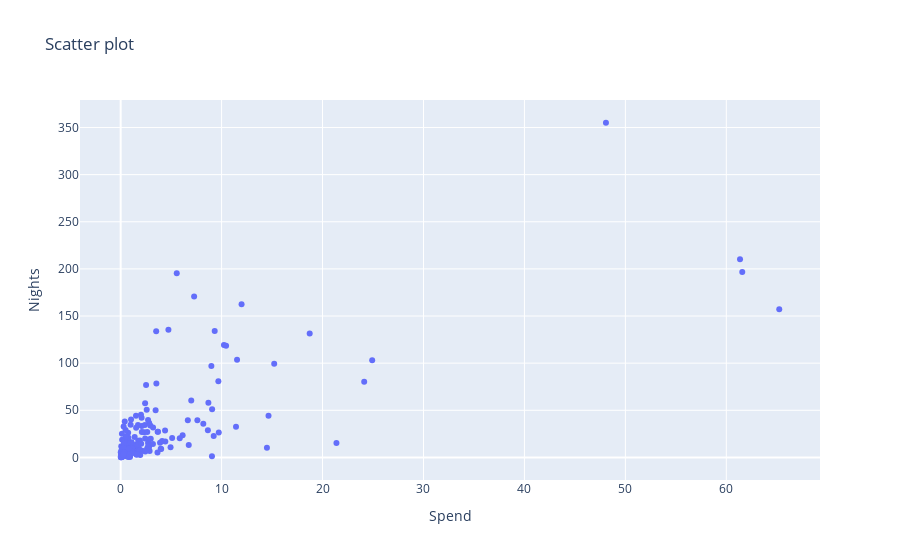
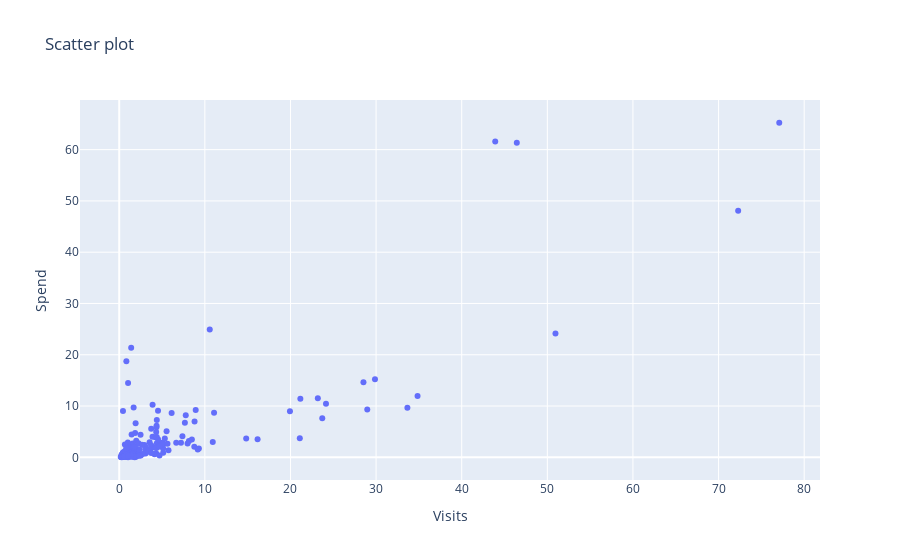

The notebook cell saved with these charts, in order:
### Code cell
@interact_manual
def scatter_plot(x=list(df.select_dtypes('number').columns), 
                 y=list(df.select_dtypes('number').columns)[1:]):

    # trace
    trace = [go.Scatter(x=df[x], y=df[y], mode='markers')]

    # layout
    layout = go.Layout(
                title = 'Scatter plot', # Graph title
                xaxis = dict(title = x.title()), # x-axis label
                yaxis = dict(title = y.title()), # y-axis label
                hovermode ='closest' # handles multiple points landing on the same vertical
    )

    # fig
    fig = go.Figure(trace, layout)
    fig.show()

### Figure 1 — Plotly figure (JSON) as saved in the notebook; plotly's stock layout.template omitted (floating-point values rounded to 4 significant figures; data arrays with more than 128 entries replaced by an {"elided": "..."} marker saying what was removed)
{"data": [{"mode": "markers", "type": "scatter", "x": {"elided": "200 float values"}, "y": {"elided": "200 float values"}}], "layout": {"hovermode": "closest", "title": {"text": "Scatter plot"}, "xaxis": {"title": {"text": "Spend"}}, "yaxis": {"title": {"text": "Nights"}}}}

### Figure 2 — Plotly figure (JSON) as saved in the notebook; plotly's stock layout.template omitted (floating-point values rounded to 4 significant figures; data arrays with more than 128 entries replaced by an {"elided": "..."} marker saying what was removed)
{"data": [{"mode": "markers", "type": "scatter", "x": {"elided": "200 float values"}, "y": {"elided": "200 float values"}}], "layout": {"hovermode": "closest", "title": {"text": "Scatter plot"}, "xaxis": {"title": {"text": "Visits"}}, "yaxis": {"title": {"text": "Spend"}}}}
